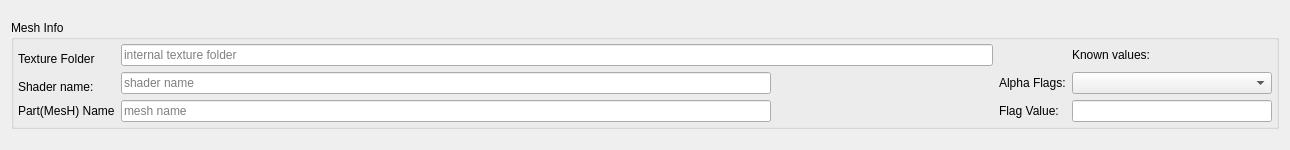
<?xml version="1.0" encoding="UTF-8"?>
<ui version="4.0">
 <class>QAlphaEditLine</class>
 <widget class="QWidget" name="QAlphaEditLine">
  <property name="geometry">
   <rect>
    <x>0</x>
    <y>0</y>
    <width>1290</width>
    <height>150</height>
   </rect>
  </property>
  <property name="sizePolicy">
   <sizepolicy hsizetype="Expanding" vsizetype="Fixed">
    <horstretch>0</horstretch>
    <verstretch>0</verstretch>
   </sizepolicy>
  </property>
  <property name="windowTitle">
   <string>QTextureEditLine</string>
  </property>
  <layout class="QHBoxLayout" name="horizontalLayout_2">
   <item>
    <widget class="QGroupBox" name="groupBox">
     <property name="sizePolicy">
      <sizepolicy hsizetype="Preferred" vsizetype="Fixed">
       <horstretch>0</horstretch>
       <verstretch>0</verstretch>
      </sizepolicy>
     </property>
     <property name="title">
      <string>Mesh Info</string>
     </property>
     <layout class="QHBoxLayout" name="horizontalLayout">
      <property name="leftMargin">
       <number>4</number>
      </property>
      <property name="topMargin">
       <number>4</number>
      </property>
      <property name="rightMargin">
       <number>4</number>
      </property>
      <property name="bottomMargin">
       <number>4</number>
      </property>
      <item>
       <layout class="QGridLayout" name="gridLayout">
        <item row="0" column="1" colspan="4">
         <widget class="QLineEdit" name="lineEdit_TextureFolder">
          <property name="text">
           <string/>
          </property>
          <property name="readOnly">
           <bool>true</bool>
          </property>
          <property name="placeholderText">
           <string>internal texture folder</string>
          </property>
         </widget>
        </item>
        <item row="0" column="0">
         <widget class="QLabel" name="label_5">
          <property name="sizePolicy">
           <sizepolicy hsizetype="Fixed" vsizetype="Preferred">
            <horstretch>0</horstretch>
            <verstretch>0</verstretch>
           </sizepolicy>
          </property>
          <property name="text">
           <string>Texture Folder</string>
          </property>
          <property name="alignment">
           <set>Qt::AlignBottom|Qt::AlignLeading|Qt::AlignLeft</set>
          </property>
         </widget>
        </item>
        <item row="1" column="5">
         <widget class="QLabel" name="label">
          <property name="sizePolicy">
           <sizepolicy hsizetype="Fixed" vsizetype="Preferred">
            <horstretch>0</horstretch>
            <verstretch>0</verstretch>
           </sizepolicy>
          </property>
          <property name="text">
           <string>Alpha Flags:</string>
          </property>
         </widget>
        </item>
        <item row="2" column="1" colspan="3">
         <widget class="QLineEdit" name="lineEdit_MeshName">
          <property name="sizePolicy">
           <sizepolicy hsizetype="Preferred" vsizetype="Fixed">
            <horstretch>0</horstretch>
            <verstretch>0</verstretch>
           </sizepolicy>
          </property>
          <property name="minimumSize">
           <size>
            <width>0</width>
            <height>0</height>
           </size>
          </property>
          <property name="readOnly">
           <bool>true</bool>
          </property>
          <property name="placeholderText">
           <string>mesh name</string>
          </property>
         </widget>
        </item>
        <item row="2" column="5">
         <widget class="QLabel" name="label_3">
          <property name="sizePolicy">
           <sizepolicy hsizetype="Fixed" vsizetype="Preferred">
            <horstretch>0</horstretch>
            <verstretch>0</verstretch>
           </sizepolicy>
          </property>
          <property name="text">
           <string>Flag Value:</string>
          </property>
         </widget>
        </item>
        <item row="0" column="6">
         <widget class="QLabel" name="label_2">
          <property name="sizePolicy">
           <sizepolicy hsizetype="Fixed" vsizetype="Fixed">
            <horstretch>0</horstretch>
            <verstretch>0</verstretch>
           </sizepolicy>
          </property>
          <property name="layoutDirection">
           <enum>Qt::LeftToRight</enum>
          </property>
          <property name="text">
           <string>Known values:</string>
          </property>
          <property name="alignment">
           <set>Qt::AlignCenter</set>
          </property>
         </widget>
        </item>
        <item row="2" column="0">
         <widget class="QLabel" name="label_6">
          <property name="styleSheet">
           <string notr="true">border-top-color: qlineargradient(spread:pad, x1:0, y1:0, x2:1, y2:1, stop:0 rgba(0, 0, 0, 255), stop:1 rgba(255, 255, 255, 255));</string>
          </property>
          <property name="text">
           <string>Part(MesH) Name</string>
          </property>
         </widget>
        </item>
        <item row="1" column="0">
         <widget class="QLabel" name="label_4">
          <property name="text">
           <string>Shader name:</string>
          </property>
          <property name="alignment">
           <set>Qt::AlignBottom|Qt::AlignLeading|Qt::AlignLeft</set>
          </property>
         </widget>
        </item>
        <item row="2" column="6">
         <widget class="QLineEdit" name="lineEditFlagValue">
          <property name="minimumSize">
           <size>
            <width>100</width>
            <height>0</height>
           </size>
          </property>
          <property name="maximumSize">
           <size>
            <width>200</width>
            <height>16777215</height>
           </size>
          </property>
          <property name="alignment">
           <set>Qt::AlignRight|Qt::AlignTrailing|Qt::AlignVCenter</set>
          </property>
         </widget>
        </item>
        <item row="1" column="6">
         <widget class="QComboBox" name="comboBoxKnownValues">
          <property name="minimumSize">
           <size>
            <width>150</width>
            <height>0</height>
           </size>
          </property>
          <property name="maximumSize">
           <size>
            <width>200</width>
            <height>16777215</height>
           </size>
          </property>
         </widget>
        </item>
        <item row="1" column="1" colspan="3">
         <widget class="QLineEdit" name="lineEdit_ShaderName">
          <property name="sizePolicy">
           <sizepolicy hsizetype="Preferred" vsizetype="Fixed">
            <horstretch>0</horstretch>
            <verstretch>0</verstretch>
           </sizepolicy>
          </property>
          <property name="minimumSize">
           <size>
            <width>0</width>
            <height>0</height>
           </size>
          </property>
          <property name="readOnly">
           <bool>true</bool>
          </property>
          <property name="placeholderText">
           <string>shader name</string>
          </property>
         </widget>
        </item>
       </layout>
      </item>
     </layout>
    </widget>
   </item>
  </layout>
 </widget>
 <layoutdefault spacing="6" margin="11"/>
 <resources/>
 <connections/>
</ui>
